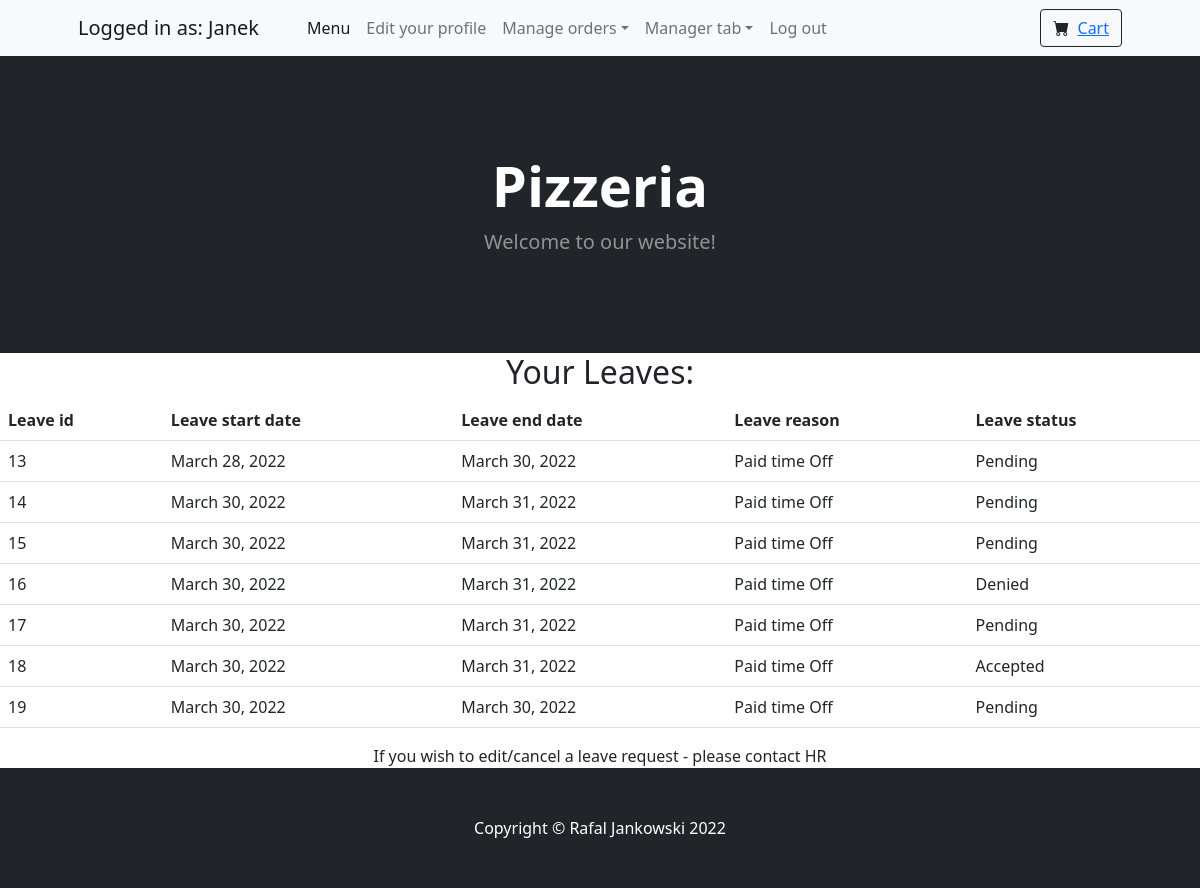
Page /list_user_leaves (signed in) on the earlier database version.
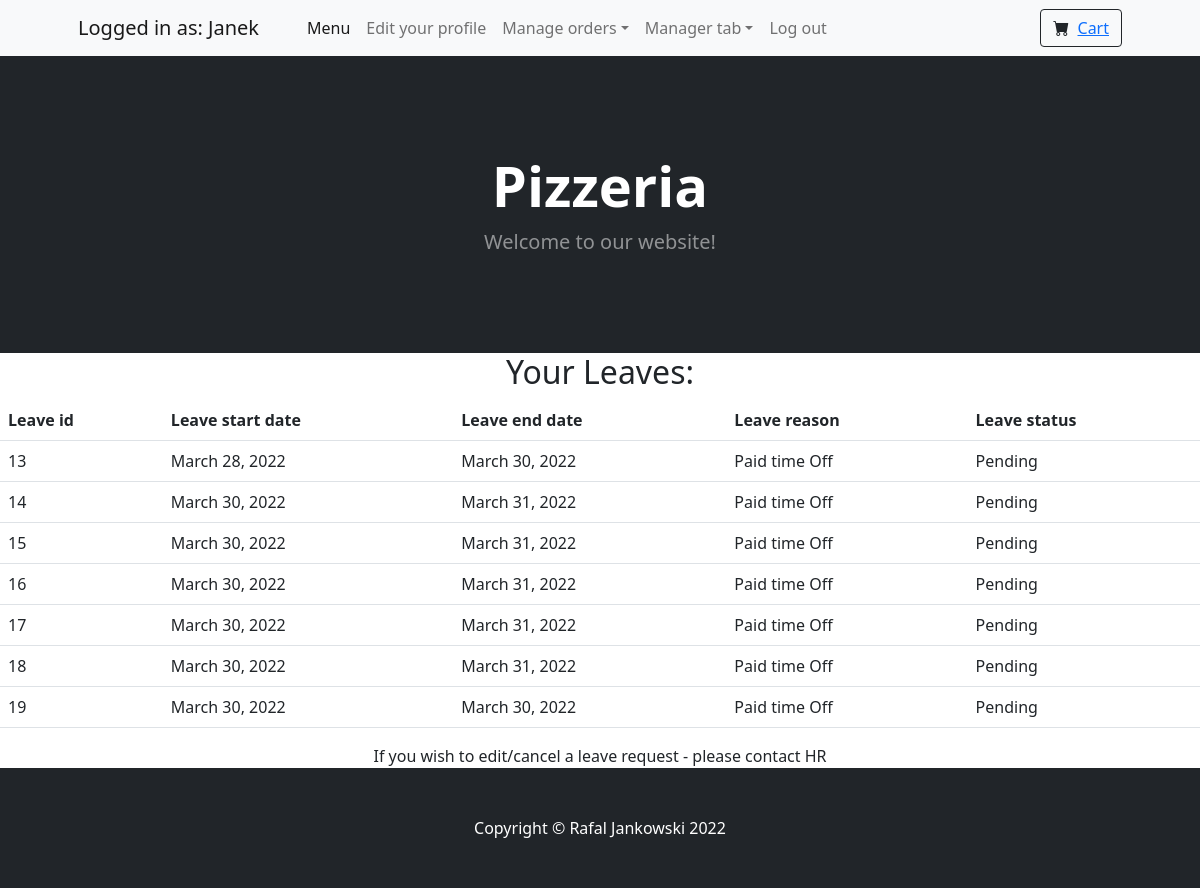
Same page on the later database version.
### PizzeriaManager/models.py (models this page shows)
class DaysOff(models.Model):
    leave_type = [
        ("Paid time off", "Paid time off"),
        ("Unpaid leave", "Unpaid leave"),
        ("On demand", "On demand"),
        ("Bereavement", "Bereavement"),
    ]
    leave_status = [
        ("Pending", "Pending"),
        ("Accepted", "Accepted"),
        ("Denied", "Denied"),
    ]
    user = models.ForeignKey(User, on_delete=models.CASCADE)
    start_date = models.DateField()
    end_date = models.DateField()
    reason = models.CharField(max_length=30, choices=leave_type)
    status = models.CharField(max_length=30, choices=leave_status, default="Pending")

### PizzeriaManager/views.py (the view)
# urls.py: path('list_user_leaves', ListLeaves, name='list_user_leaves'),
@login_required(login_url="/login")
@permission_required('PizzeriaManager.view_shift')
def ListLeaves(request):
    if request.method == "GET":
        leaves = DaysOff.objects.filter(user_id=request.user.id)
        return render(request, "PizzeriaManager/listuserleaves.html", {"leaves":leaves})

### PizzeriaManager/templates/PizzeriaManager/listuserleaves.html (shortened to what this page needs)
{% extends "PizzeriaManager/_base.html" %}
{% load cart_tag %}
{% block content %}
    <h2 class="text-center">Your Leaves:</h2>
    <table class="table">
    <tr>
    <th>Leave id</th>
    <th>Leave start date</th>
    <th>Leave end date</th>
    <th>Leave reason</th>
    <th>Leave status</th>
    </tr>
    {% for leave in leaves %}
    <tr>
        <td>{{ leave.id }}</td>
        <td>{{ leave.start_date }}</td>
        <td>{{ leave.end_date }}</td>
        <td>{{ leave.reason }}</td>
        <td>{{ leave.status }}</td>
    {% endfor %}
    </tr>
    </table>
    <div class="text-center">If you wish to edit/cancel a leave request - please contact HR</div>
{% endblock %}

Differences in the rows shown:
changed DaysOff id 16: status "Denied" → "Pending"
changed DaysOff id 18: status "Accepted" → "Pending"
